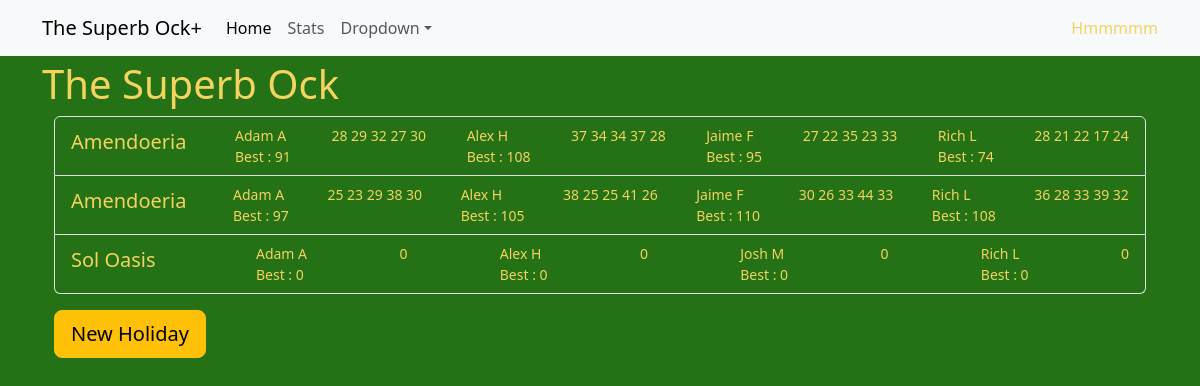
/the-superb-ock/, run on an earlier commit of the app's database.
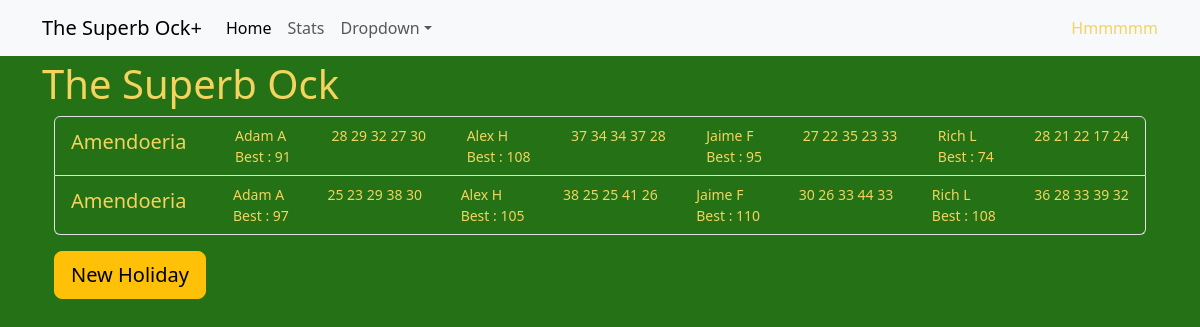
And on a later commit of the database.
### tournaments/models.py (models this page shows, shortened)
class Holiday(models.Model):
    resort = models.ForeignKey(Resort,on_delete=models.CASCADE)
    tournament = models.ForeignKey(Tournament,on_delete=models.CASCADE)
    holiday_number = models.IntegerField()
    slug = models.SlugField(default="", null=False)

class Resort(models.Model):
    name = models.CharField(max_length=20)
    country = models.CharField(max_length=20)
    latitude = models.DecimalField(decimal_places=6,max_digits=9)
    longitude = models.DecimalField(decimal_places=6,max_digits=9)
    def __str__(self) -> str:
        return f"{self.name}"

class Player(models.Model):
    first_name = models.CharField(max_length=20)
    last_name = models.CharField(max_length=20)
    handedness = models.CharField(max_length=20)
    championships = models.IntegerField()
    def __str__(self) -> str:
        return f"{self.first_name} {self.last_name}"

### tournaments/views.py (the view, shortened to what this page needs)
# urls.py: path('<slug:tournament>/',views.TournamentView.as_view(),name='tournament'),
class TournamentView(View):
    template_name = 'tournaments/tournament.html'
    def catch(self,player):
            try:
                return Handicap.objects.filter(player=player).order_by('-holiday__holiday_number')[0].handicap_index
            except:
                return ""
    def get(self, request, tournament):
        selected_tournament = Tournament.objects.filter(slug=tournament).get()
        holidays = Holiday.objects.filter(tournament=selected_tournament)
        resorts = Resort.objects.all()
        player_by_handicap = Handicap.objects.all().order_by('-holiday__holiday_number')
        players = Player.objects.all()
        player_list = [[player, self.catch(player)] for player in players]
        scores = Score.objects.all()
        rounds = GolfRound.objects.all()
        holiday_set = []
        for holiday in holidays:
            data = []
            for player in Handicap.objects.filter(holiday=holiday).order_by('player__first_name'):
                top_scores = []
                for golf_round in rounds.filter(holiday=holiday):
                    top_scores.append(getPlayerScore(golf_round,player.player))
                top_3 = sorted(top_scores)
                data.append([player.player,top_scores,sum(top_3[-3:])])
            holiday_set.append([player.holiday,data])
        context = {
            'holidays': holidays,
            'tournament': tournament,
            'selected_tournament': selected_tournament,
            'resorts':resorts,
            'players':player_list,
            'holiday_set':holiday_set}
        return render(request, self.template_name, context)

### tournaments/models.py (called while the page is built)
    def __str__(self):
        return f'{self.name}'

### tournaments/views.py (called while the page is built)
def getPlayerScore(golf_round,player):
    scores = Score.objects.filter(player=player,golf_round=golf_round)
    stableford = sum([score.stableford_score if score.stableford_score != None else 0 for score in scores])
    return stableford

### tournaments/templates/tournaments/tournament.html (shortened to what this page needs)
{% extends 'tournaments/base.html' %} {% block content %}
<h1>{{selected_tournament}}</h1>
<div class="container">
  <div class="row">
    <div class="col">
      <ul class="list-group">
        {% for holiday in holiday_set %}
        <a class="list-group-item list-group-item-action "
          href="{% url 'rounds' tournament=tournament holiday=holiday.0.slug %}">
          <div class="d-flex w-100 justify-content-between">
            <h5 class="d-flex align-items-center me-2">{{holiday.0.resort}}</h5>
            {% for player in holiday.1 %}
              <small class="b-1">{{player.0.first_name}} {{player.0.last_name|first}}<br>Best : {{player.2}}</small>
                <small class="b-1 d-none d-xl-block">{% for score in player.1 %}
                {{score}}
                {% endfor %} </small>
            {% endfor %}
          </div>
        </a>
        {% endfor %}
      </ul>
    </div>
  </div>
  <div class="row">
    <div class="col">
      <button type="button" class="btn btn-warning btn-lg text-nowrap my-3" data-bs-toggle="modal"
        data-bs-target="#modalId">
        New Holiday
      </button>
    </div>
  </div>
  {% endblock content%}

What changed in the data, as far as the page shows it:
removed Holiday: resort.name "Sol Oasis", Player (first_name "Adam", last_name "A", championships "0", 1 "0"), Player (first_name "Alex", last_name "H", player "0", 1 "0"), Player (first_name "Rich", last_name "L", championships "0", 1 "0")
no longer on this page (row unchanged): Player: first_name "Josh", last_name "M", championships "0", 1 "0", shown under "Sol Oasis"
